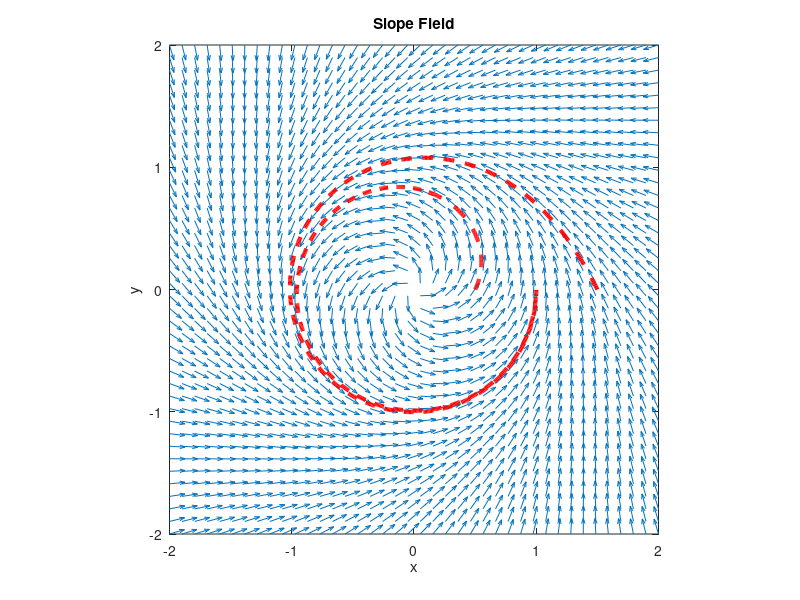

MATLAB code for this plot:
clear all;
interval_start = -2;
interval_end = 2;
% Define the system of differential equations
dxdt = @(x, y) -y + x*(1 - sqrt(x^2 + y^2));
dydt = @(x, y) x + y*(1 - sqrt(x^2 + y^2));

% Second-order Runge-Kutta method
rk2 = @(f, x, y, h) y + h/2 * (f(x, y) + f(x + h, y + h * f(x, y)));

% Define the range and step size for plotting
x_range = linspace(interval_start,interval_end , 40);
y_range = linspace(interval_start,interval_end , 40);
[X, Y] = meshgrid(x_range, y_range);

% Calculate slopes at each point using the defined system of equations
U = zeros(size(X));
V = zeros(size(Y));
for i = 1:numel(X)
    U(i) = dxdt(X(i), Y(i));
    V(i) = dydt(X(i), Y(i));
end
N = sqrt(U.^2+V.^2);
U = U./N;
V=V./N;
% Plot the slope field
quiver(X, Y, U, V);
hold on;
title('Slope Field');
xlabel('x');
ylabel('y');
axis tight equal;

% Optionally, draw approximate solutions using the Runge-Kutta method
% Initial conditions for approximate solutions
initial_conditions = [
0.5, 0.0;
1.5, 0.;
];

% Iterate through initial conditions and plot approximate solutions
for i = 1:size(initial_conditions, 1)
    x0 = initial_conditions(i, 1);
    y0 = initial_conditions(i, 2);
    h = 0.01; % Step size
    num_steps =  abs(interval_start-interval_end ) / h;
    x = x0;
    y = y0;
    x_next = x0;
    y_next = y0;
    Xt = [x0];
    Yt = [y0];
    while ~(y<0 && y_next > 0)
        x =x_next;
        y= y_next;
 k1 = [h * dxdt(x,y); h * dydt(x,y)];
 k2 = [h * dxdt(x+0.5*k1(1),y + 0.5*k1(2)); h * dydt(x+0.5*k1(1),y + 0.5*k1(2))];
 x_next = x + k2(1);
 y_next = y + k2(2);
 Xt = [Xt, x];
 Yt = [Yt, y];
    end
    plot(Xt,Yt,'--rs','LineWidth',3,'MarkerSize',0.001);
    axis([-2 2 -2 2])
end
